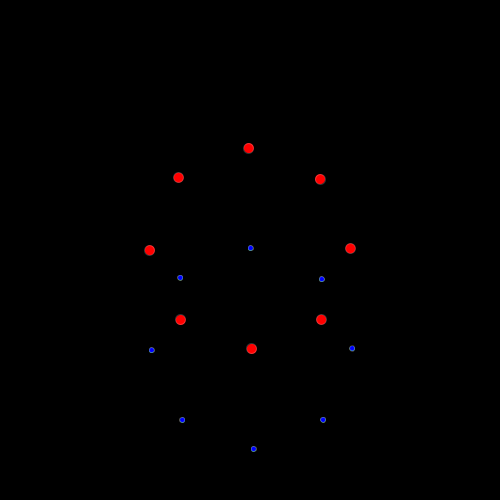
Frame 1 (no input)
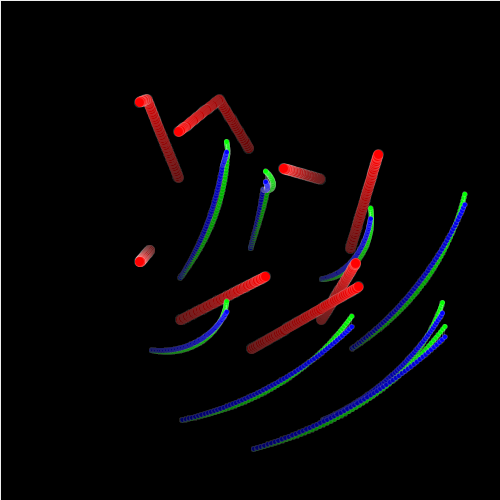
Frame 60 (the mouse pressed at the canvas centre just before this capture)
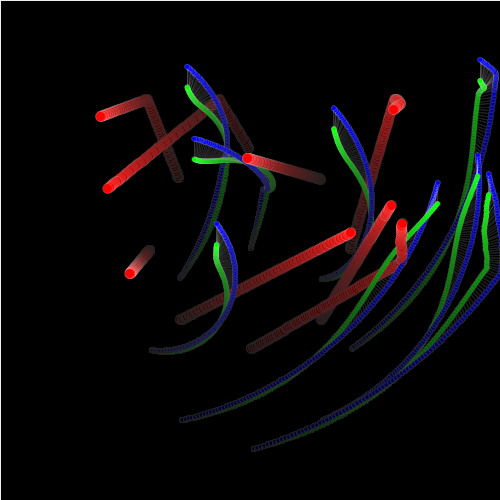
Frame 120 (the mouse held since frame 60 and released just before this capture)

The Processing sketch that drew these frames (run headless with seeded random() and noise(); from frame 60 on, the mouse is pressed at the canvas centre):

// Processing sketch: processing_152240
// ── processing_152240.pde

/*
 * Creative Coding
 * Week 3, 04 - spinning top: curved motion with sin() and cos()
 * by Indae Hwang and Jon McCormack
 * Copyright (c) 2014 Monash University
 *
 * This sketch is the first cut at translating the motion of a spinning top
 * to trace a drawing path. This sketch traces a path using sin() and cos()
 *
 */

int num;            // number of 'tops'
float x[], y[];     // primary co-ordinate for each top
float dx[], dy[];   // speed change for each primary co-ordinate, implying velocity of top
float bx[], by[];
float handx[], handy[];
float rad[];        // radius for the moving hand
float startRadius;  // for the initial circle

void setup() {
  size(500, 500);
  num = 8;

  x = new float[num];
  y = new float[num];
  dx = new float[num];
  dy = new float[num];
  bx = new float[num];
  by = new float[num];
  handx = new float[num];
  handy = new float[num];
  rad = new float[num];
  
  // initial position in the centre of the screen
  startRadius = 100;
  for (int i=0;i<num;i++){
    x[i] = width/2 + startRadius * cos(TWO_PI * (i+1)/num);
    y[i] = height/2 + startRadius * sin(TWO_PI * (i+1)/num);

  // dx and dy are the small change in position each frame
    dx[i] = random(-2, 2);
    dy[i] = random(-2, 2);
    background(0);
  }
}


void draw() {
  // blend the old frames into the background
//  blendMode(BLEND);
  fill(0, 4);
  rect(0, 0, width, height);
  
  for (int i=0;i<num;i++){
    rad[i] = radians(frameCount);
  
    // calculate new position
    x[i] += dx[i];
    y[i] += dy[i];
  
    float max = 1;
    float min = 0;
  
    //When the shape hits the edge of the window, it reverses its direction and changes velocity
    if (x[i] > width-100 || x[i] < 100) {
      dx[i] = dx[i] > 0 ? -random(min, max) : random(min, max);
    }
  
    if (y[i] > height-100 || y[i] < 100) {
      dy[i] = dy[i] > 0 ? -random(min, max) : random(min, max);
    }
    
    //When one primary shape hits another then both change direction
    for (int j=0;j<num;j++){
       if (j != i && dist(x[j],y[j],x[i],y[i])<10){
         dx[i] = -dx[i];
         dy[i] = -dy[i];
       }
    }    
      
    bx[i] = x[i] + 100 * sin(rad[i]);
    by[i] = y[i] + 100 * cos(rad[i]);
  
    fill(180);
  
    float radius = 100 * sin(rad[i]*0.1);
    handx[i] = bx[i] + radius * sin(rad[i]*3);
    handy[i] = by[i] + radius * cos(rad[i]*3);
  
    stroke(255, 50);
    line(bx[i], by[i], handx[i], handy[i]);
    fill(0,255,0);
    ellipse(handx[i], handy[i], 5, 5);
    fill(0,0,255);
    ellipse(bx[i],by[i],5,5);
    fill(255,0,0);
    ellipse(x[i],y[i],10,10);
  }
}
